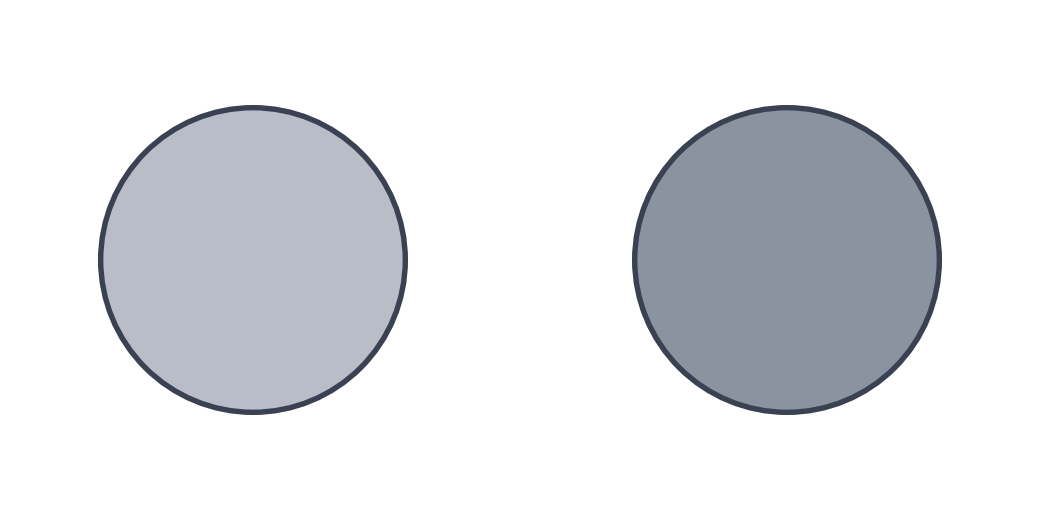
#> input picture policy_specific_self_coordination_20260812_1401/code/stimuli/c_contr_subtle_AB.png, 1040 x 520 px, found by its file name; its folder holds 4 pictures in this run
$ python prep_stimuli.py
#> lines starting #> are read from the running program, lines starting #| are printed output that depends on the picture; after the words box and inside, x2 and y2 are one past the last pixel; in counts of white or black regions, pixels touching at a corner belong together
#!/usr/bin/env python3
"""
Prepare the Study 1 stimulus images for the deck.

Two things matter here:

1. ONE crop box for every image. Cropping each stimulus to its own content would
   silently rescale the shapes relative to each other, so a sparse dot field would
   end up drawn at a different size from a dense one and the pictures would stop
   being comparable. Instead we take the union of every used image's content box
   and crop all of them to it.

2. The source PNGs have an opaque white ground, which would read as a white slab
   on the deck's paper. White is remapped to the paper colour and a hairline frame
   is added, so each stimulus reads as a card rather than a hole.
"""
import os
import numpy as np
from PIL import Image

SRC = ("/Users/calypsocalcott/Desktop/Coordination/Self_Coordination/"
       "policy_specific_self_coordination_20260812_1401/code/stimuli")
OUT = os.path.join(os.path.dirname(os.path.abspath(__file__)), "stim_prepped")
PAPER = (0xF4, 0xF4, 0xF1)

USED = ["c_contr_subtle", "b_spiral_cw", "s_convexity", "d_dens_extreme", "rot"]
PAD = 26          # px of breathing room around the union box
OUT_W = 900       # final width; height follows the shared crop aspect

os.makedirs(OUT, exist_ok=True)

# ---- pass 1: the shared content box -----------------------------------------
boxes = []
for name in USED:
    a = np.array(Image.open(f"{SRC}/{name}_AB.png").convert("RGB")).astype(int)
    ink = a.sum(axis=2) < 720          # anything meaningfully darker than white
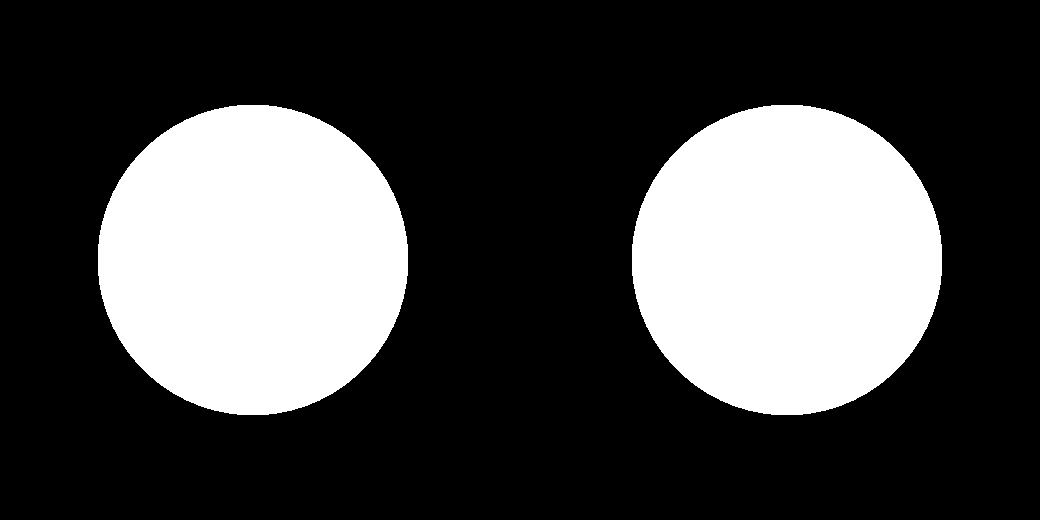
#> ink: shape (520, 1040) bool; 28% white; 2 white regions, box (x1, y1, x2, y2) and area: (632, 105, 942, 415) 75815, (98, 105, 408, 415) 75814
    ys, xs = np.where(ink)
    boxes.append((xs.min(), ys.min(), xs.max(), ys.max()))
    print(f"{name:16s} content box {boxes[-1]}")
#| c_contr_subtle   content box (98, 105, 941, 414)
#> pass 2 of the loop `for name in USED:`:
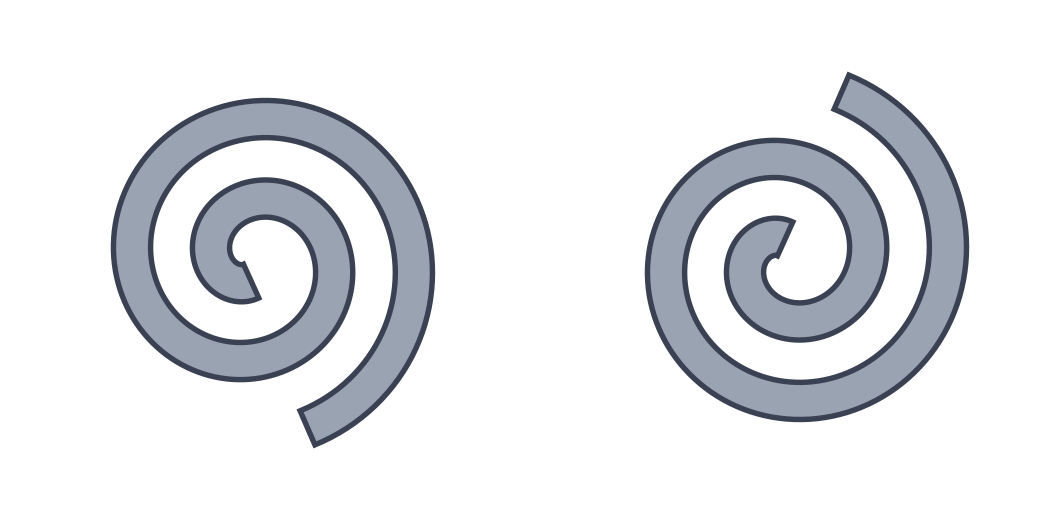
#> input picture policy_specific_self_coordination_20260812_1401/code/stimuli/b_spiral_cw_AB.png, 1040 x 520 px, found by its file name
#> `ink = a.sum(axis=2) < 720`:
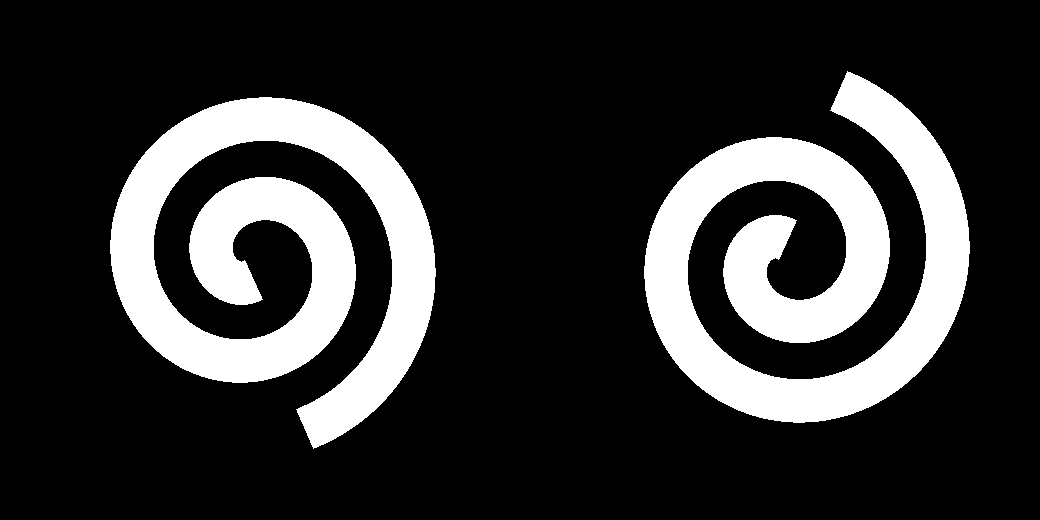
#> ink: shape (520, 1040) bool; 19.6% white; 2 white regions, box (x1, y1, x2, y2) and area: (110, 97, 436, 449) 53035, (644, 71, 970, 423) 53027
#| b_spiral_cw      content box (110, 71, 969, 448)
#> (the run stopped early here; a loop or call above may not have finished)
